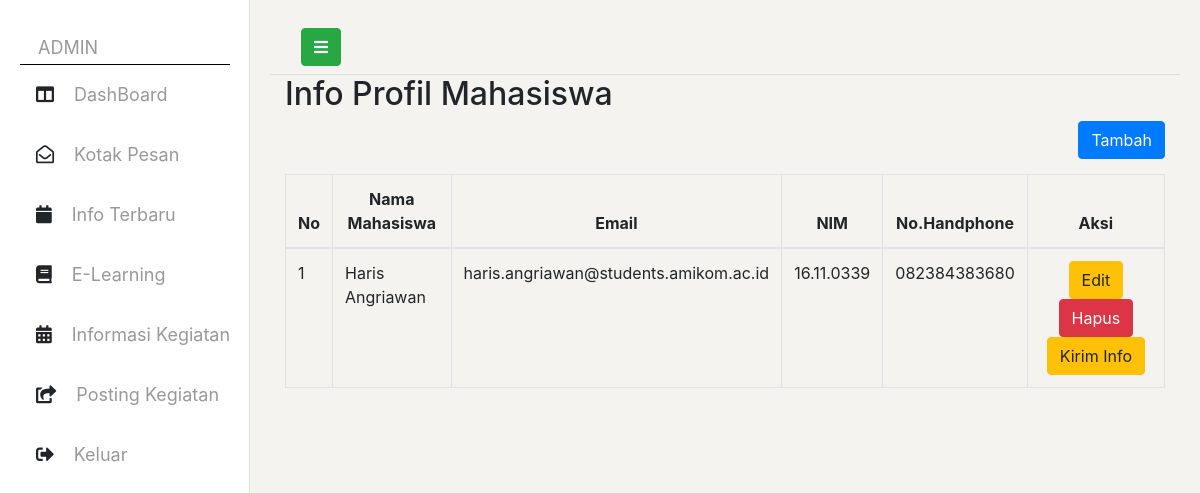
Page /home_index.php on the earlier database version.
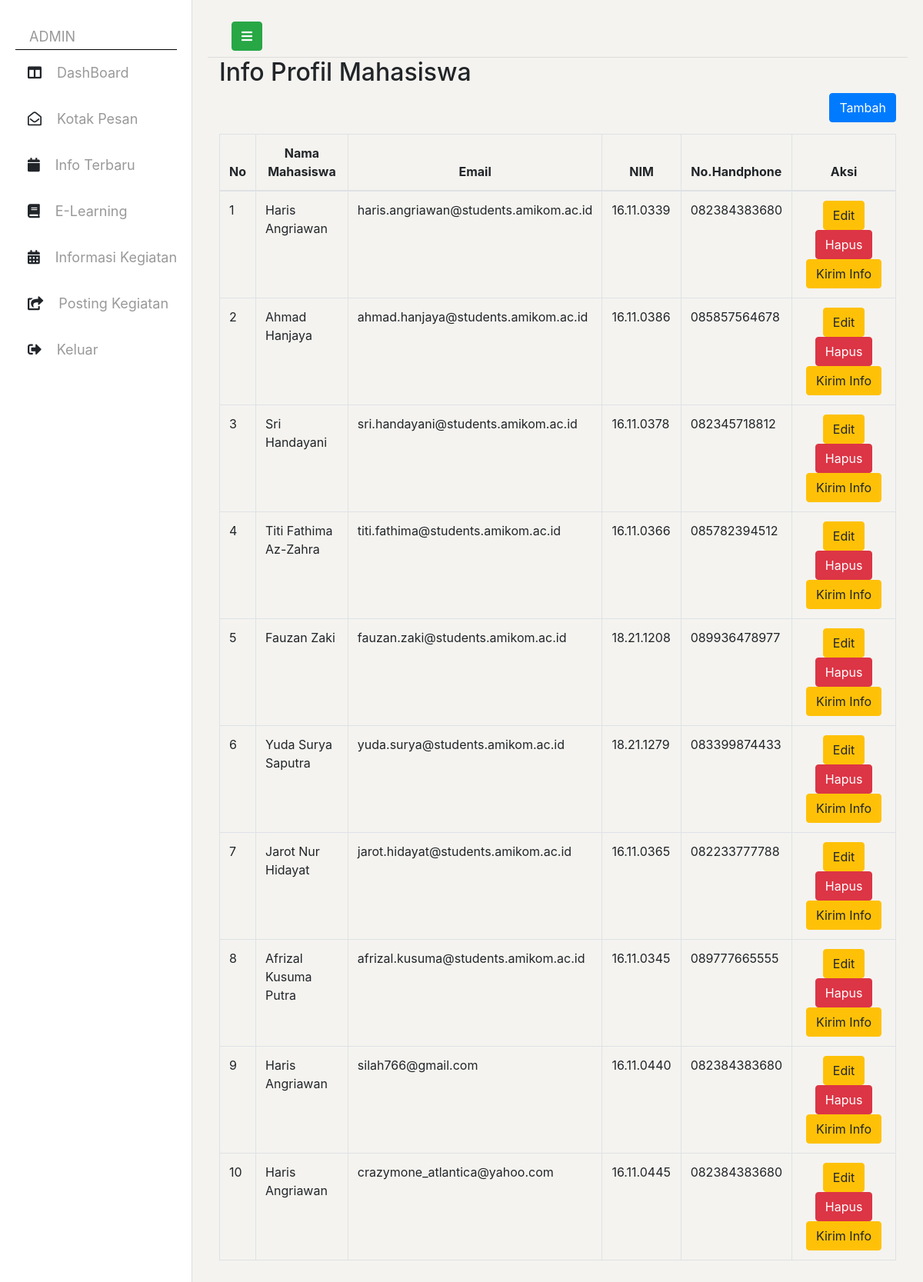
Same page on the later database version.
### tables this page shows
CREATE TABLE `mahasiswa` (
  `id` int(11) NOT NULL,
  `nama` varchar(100) NOT NULL,
  `email` varchar(100) NOT NULL,
  `no_hp` varchar(100) NOT NULL,
  `username` varchar(100) NOT NULL,
  `password` varchar(100) NOT NULL
);

### home_index.php (the view, shortened to what this page needs)
<?php
include 'koneksi.php';
?>
<!DOCTYPE html>
<html>
<head>
    <link href="https://maxcdn.bootstrapcdn.com/font-awesome/4.3.0/css/font-awesome.min.css" rel="stylesheet">
    <link rel="stylesheet" href="https://stackpath.bootstrapcdn.com/bootstrap/4.1.3/css/bootstrap.min.css">
    <link rel="stylesheet" href="css/sidebar.css">
    <link rel="stylesheet" href="css/main.css">
    <link rel="stylesheet" href="https://use.fontawesome.com/releases/v5.5.0/css/all.css">
</head>
<body>
<div id="wrapper" class="wrapper-content">
    <div id="sidebar-wrapper">
        <ul class="sidebar-nav">
            <li class="sidebar-brand">
                <a href="#">ADMIN</a>
            </li>
            <li><i class="fas fa-columns"></i><a href="home_index.php">DashBoard</a></li>
            <li><i class="far fa-envelope-open"></i><a href="">Kotak Pesan</a></li>
            <li><i class="fas fa-calendar"></i><a href="">Info Terbaru</a></li>
            <li><i class="fas fa-book"></i><a href="elearning.php">E-Learning</a></li>
            <li><i class="fas fa-calendar-alt"></i><a href="info_kegiatan.php">Informasi Kegiatan</a></li>
            <li><i class="fas fa-share-square"></i><a href="insert_kegiatan.php">Posting Kegiatan</a></li>
            <li><i class="fas fa-sign-out-alt"></i><a href="logout.php">Keluar</a></li>
        </ul>
    </div>
    <div id="page-content-wrapper">
        <nav class="navbar navbar-default">
            <div class="container-fluid">
                <div class="navbar-header">
                    <button class="btn-menu btn btn-success btn-toggle-menu" type="button">
                        <i class="fa fa-bars"></i>
                    </button>
                </div>
            </div>
        </nav>
        <div class="container-fluid">
            <div class="row">
                <div class="col-lg-12">
                    <h2>Info Profil Mahasiswa</h2>
                    <a href="tambah_mhs.php"><input type="submit" value="Tambah" class="tambah btn btn-primary"></a>
                    <table class="table table-bordered">
                        <thead>
                            <tr>
                                <th><center>No</th>
                                <th><center>Nama Mahasiswa</th>
                                <th><center>Email</th>
                                <th><center>NIM</th>
                                <th><center>No.Handphone</th>
                                <th><center>Aksi</th>
                            </tr>
                        </thead>
                        <tbody>
                            <?php $ambil=$koneksi->query("SELECT * FROM mahasiswa"); ?>
                            <?php while($pecah = $ambil->fetch_assoc()){ ?>
                            <tr>
                                <td><?php echo $pecah['id']; ?></td>
                                <td><?php echo $pecah['nama']; ?></td>
                                <td><?php echo $pecah['email']; ?></td>
                                <td><?php echo $pecah['username']; ?></td>
                                <td><?php echo $pecah['no_hp']; ?></td>
                               <td><CENTER>
                                    <a href="" class="btn btn-warning">Edit</a>
                                    <a href="" class="btn-danger btn">Hapus</a>
                                    <a href="" class="btn btn-warning">Kirim Info</a></CENTER>
                                </td>
                            </tr>
                            <?php } ?>
                        </tbody>
                    </table>
                </div>
            </div>
        </div>
    </div>
</div>
</body>
</html>

### css/sidebar.css (style rules this page uses)
body { background:#f4f3ef; }
#wrapper { padding-left: 0; -webkit-transition: all 0.5s ease; -moz-transition: all 0.5s ease; -o-transition: all 0.5s ease; transition: all 0.5s ease; }
#sidebar-wrapper { z-index: 1000; position: fixed; left: 250px; width: 0; height: 100%; margin-left: -250px; overflow-y: auto; background:#fff; -webkit-transition: all 0.5s ease; -moz-transition: all 0.5s ease; -o-transition: all 0.5s ease; transition: all 0.5s ease; }
#sidebar-wrapper { box-shadow: inset -1px 0px 0px 0px #DDDDDD; }
#page-content-wrapper { width: 100%; position: absolute; padding: 15px; }
.sidebar-nav { position: absolute; top: 0; width: 250px; margin: 0; padding: 0; list-style: none; }
.sidebar-nav li { text-indent: 18px; font-size: 18px; line-height: 60px; }
.sidebar-nav li a { text-decoration: none; color: #999999; }
.sidebar-nav>li>i { margin-right: 20px; }
.sidebar-nav > .sidebar-brand { height: 65px; font-size: 18px; line-height: 60px; }
.sidebar-nav > .sidebar-brand a { color: #999999; }
@media (min-width:768px) { #wrapper { padding-left: 250px; } }
@media (min-width:768px) { #sidebar-wrapper { width: 250px; } }
@media (min-width:768px) { #page-content-wrapper { padding: 20px; position: relative; } }
.sidebar-brand { border-bottom: 1px solid #000; }
.sidebar-brand { padding: 18px 0px; margin: 0 20px; }
.navbar-default { background-color: #f4f3ef; border:0px; border-bottom: 1px solid #DDDDDD; }

### css/main.css (style rules this page uses)
input.tambah.btn.btn-primary { margin-bottom: 15px; float: right; }

Differences in the rows shown:
added mahasiswa: id "2", nama "Ahmad Hanjaya", email "ahmad.hanjaya@students.amikom.ac.id", username "16.11.0386", no_hp "085857564678"
added mahasiswa: id "3", nama "Sri Handayani", email "sri.handayani@students.amikom.ac.id", username "16.11.0378", no_hp "082345718812"
added mahasiswa: id "4", nama "Titi Fathima Az-Zahra", email "titi.fathima@students.amikom.ac.id", username "16.11.0366", no_hp "085782394512"
added mahasiswa: id "5", nama "Fauzan Zaki", email "fauzan.zaki@students.amikom.ac.id", username "18.21.1208", no_hp "089936478977"
added mahasiswa: id "6", nama "Yuda Surya Saputra", email "yuda.surya@students.amikom.ac.id", username "18.21.1279", no_hp "083399874433"
added mahasiswa: id "7", nama "Jarot Nur Hidayat", email "jarot.hidayat@students.amikom.ac.id", username "16.11.0365", no_hp "082233777788"
added mahasiswa: id "8", nama "Afrizal Kusuma Putra", email "afrizal.kusuma@students.amikom.ac.id", username "16.11.0345", no_hp "089777665555"
added mahasiswa: id "9", nama "Haris Angriawan", email "silah766@gmail.com", username "16.11.0440", no_hp "082384383680"
added mahasiswa: id "10", nama "Haris Angriawan", email "crazymone_atlantica@yahoo.com", username "16.11.0445", no_hp "082384383680"
